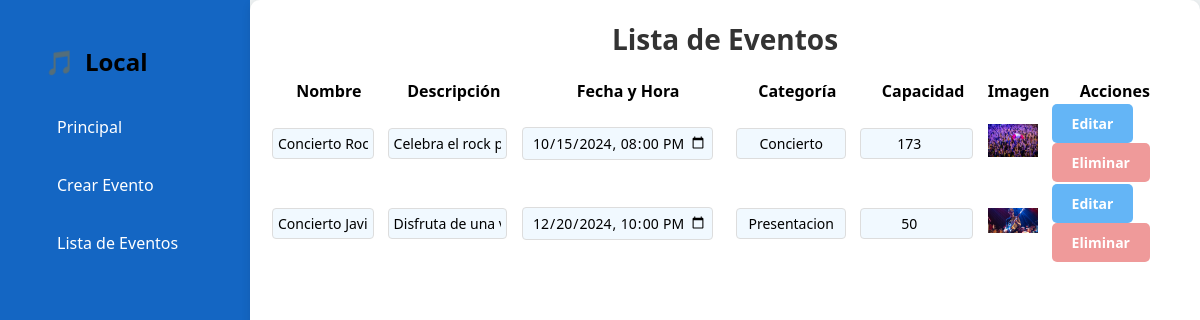
Before: /administracion/lista_eventos.php with the older database file.
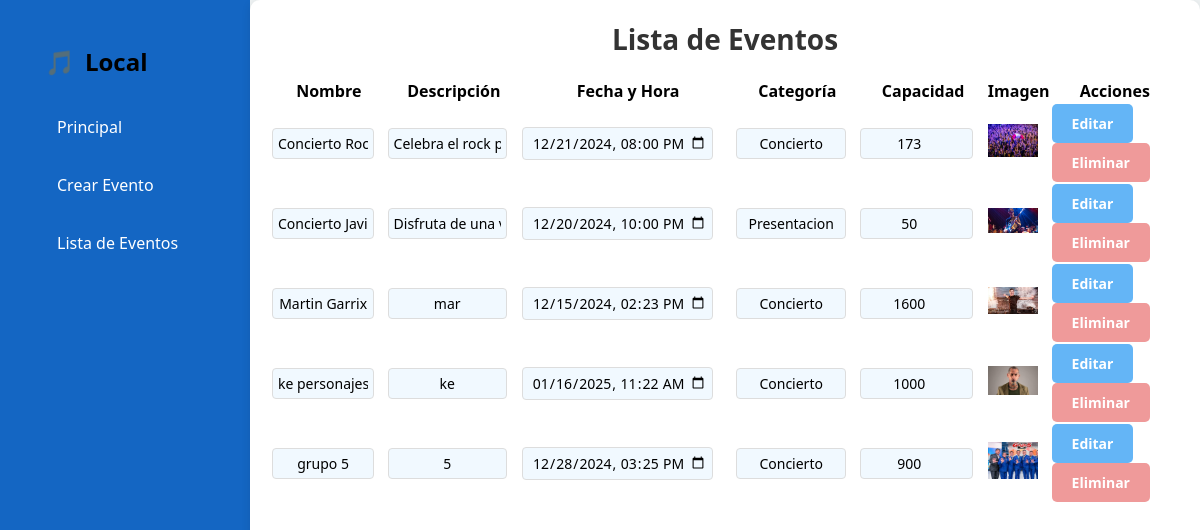
After: the same page with the newer database file.
### tables this page shows
CREATE TABLE `evento` (
  `idEvento` int(11) NOT NULL,
  `nombreEvento` varchar(150) NOT NULL,
  `descripcionEvento` text DEFAULT NULL,
  `fechahoraEvento` datetime NOT NULL,
  `categoriaEvento` varchar(50) DEFAULT NULL,
  `capacidadEvento` int(11) NOT NULL,
  `entradasGeneralEvento` int(11) NOT NULL,
  `entradasVipEvento` int(11) NOT NULL,
  `imagenEvento` varchar(255) DEFAULT NULL
);

### administracion/lista_eventos.php (the view, shortened to what this page needs)
<!DOCTYPE html>
<html lang="es">
<head>
</head>
<body>
    <?php
    include '../conexion.php';
    $sql = "SELECT * FROM evento";
    $result = $conn->query($sql);
    ?>
    <div class="sidebar">
        <h2>Local</h2>
        <a href="./home.php">Principal</a>
        <a href="./crear_evento.php">Crear Evento</a>
        <a href="./lista_eventos.php">Lista de Eventos</a>
    </div>
    <div class="main-content">
        <h1>Lista de Eventos</h1>
        <table class="event-list">
            <tr>
                <th>Nombre</th>
                <th>Descripción</th>
                <th>Fecha y Hora</th>
                <th>Categoría</th>
                <th>Capacidad</th>
                <th>Imagen</th>
                <th>Acciones</th>
            </tr>
            <?php
            if ($result->num_rows > 0) {
                while($row = $result->fetch_assoc()) {
                    echo "<form method='POST'>";
                    echo "<tr>";
                    echo "<td><input type='text' name='nombreEvento' value='".htmlspecialchars($row['nombreEvento'])."'></td>";
                    echo "<td><input type='text' name='descripcionEvento' value='".htmlspecialchars($row['descripcionEvento'])."'></td>";
                    echo "<td><input type='datetime-local' name='fechahoraEvento' value='".$row['fechahoraEvento']."'></td>";
                    echo "<td><input type='text' name='categoriaEvento' value='".htmlspecialchars($row['categoriaEvento'])."'></td>";
                    echo "<td><input type='number' name='capacidadEvento' value='".$row['capacidadEvento']."'></td>";
                    echo "<td><img src='../eventos/".$row['imagenEvento']."' alt='Imagen del Evento' width='50'></td>";
                    echo "<td>
                            <button type='submit' name='editar' class='button edit-btn'>Editar</button>
                            <button type='submit' name='eliminar' class='button delete-btn' formaction='./eliminar_evento.php'>Eliminar</button>
                          </td>";
                    echo "</tr>";
                    echo "</form>";
                }
            } else {
                echo "<tr><td colspan='7'>No hay eventos disponibles</td></tr>";
            }
            ?>
        </table>
    </div>
</body>
</html>

Changed rows visible on the page:
changed evento "Concierto Rock": fechahoraEvento "10/15/2024 20:00" → "12/21/2024 20:00"
added evento: nombreEvento "Martin Garrix", descripcionEvento "mar", fechahoraEvento "12/15/2024 14:23", categoriaEvento "Concierto", capacidadEvento "1600", imagenEvento (picture)
added evento: nombreEvento "ke personajes", descripcionEvento "ke", fechahoraEvento "01/16/2025 11:22", categoriaEvento "Concierto", capacidadEvento "1000", imagenEvento (picture)
added evento: nombreEvento "grupo 5", descripcionEvento "5", fechahoraEvento "12/28/2024 15:25", categoriaEvento "Concierto", capacidadEvento "900", imagenEvento (picture)
